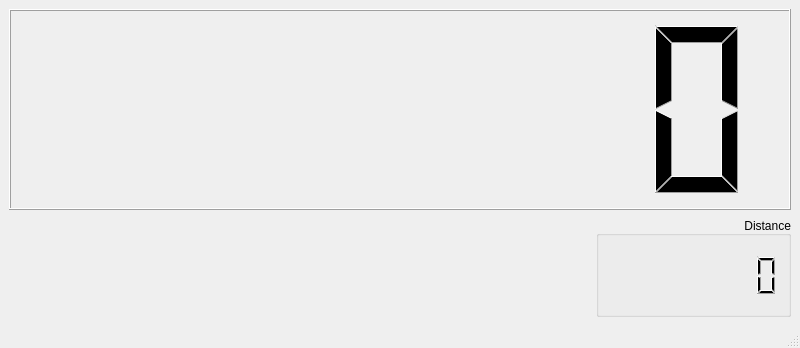
<?xml version="1.0" encoding="UTF-8"?>
<ui version="4.0">
 <class>MainWindow</class>
 <widget class="QMainWindow" name="MainWindow">
  <property name="geometry">
   <rect>
    <x>0</x>
    <y>0</y>
    <width>800</width>
    <height>348</height>
   </rect>
  </property>
  <property name="windowTitle">
   <string>MainWindow</string>
  </property>
  <widget class="QWidget" name="centralwidget">
   <layout class="QVBoxLayout" name="verticalLayout_2" stretch="2,1">
    <item>
     <widget class="Speedometer" name="speedo">
      <property name="digitCount">
       <number>7</number>
      </property>
     </widget>
    </item>
    <item>
     <layout class="QHBoxLayout" name="horizontalLayout_2" stretch="3,1">
      <item>
       <spacer name="horizontalSpacer">
        <property name="orientation">
         <enum>Qt::Horizontal</enum>
        </property>
        <property name="sizeHint" stdset="0">
         <size>
          <width>40</width>
          <height>20</height>
         </size>
        </property>
       </spacer>
      </item>
      <item>
       <widget class="QGroupBox" name="groupBox">
        <property name="title">
         <string>Distance</string>
        </property>
        <property name="alignment">
         <set>Qt::AlignBottom|Qt::AlignRight|Qt::AlignTrailing</set>
        </property>
        <layout class="QHBoxLayout" name="horizontalLayout">
         <property name="leftMargin">
          <number>0</number>
         </property>
         <property name="topMargin">
          <number>0</number>
         </property>
         <property name="rightMargin">
          <number>0</number>
         </property>
         <property name="bottomMargin">
          <number>0</number>
         </property>
         <item>
          <widget class="Odometer" name="odo">
           <property name="frameShape">
            <enum>QFrame::NoFrame</enum>
           </property>
           <property name="frameShadow">
            <enum>QFrame::Plain</enum>
           </property>
           <property name="lineWidth">
            <number>0</number>
           </property>
           <property name="smallDecimalPoint">
            <bool>true</bool>
           </property>
           <property name="digitCount">
            <number>7</number>
           </property>
          </widget>
         </item>
        </layout>
       </widget>
      </item>
     </layout>
    </item>
   </layout>
  </widget>
  <widget class="QMenuBar" name="menubar">
   <property name="geometry">
    <rect>
     <x>0</x>
     <y>0</y>
     <width>800</width>
     <height>20</height>
    </rect>
   </property>
  </widget>
  <widget class="QStatusBar" name="statusbar"/>
 </widget>
 <customwidgets>
  <customwidget>
   <class>Speedometer</class>
   <extends>QLCDNumber</extends>
   <header>Speedometer.h</header>
  </customwidget>
  <customwidget>
   <class>Odometer</class>
   <extends>QLCDNumber</extends>
   <header>Odometer.h</header>
  </customwidget>
 </customwidgets>
 <resources/>
 <connections/>
</ui>
